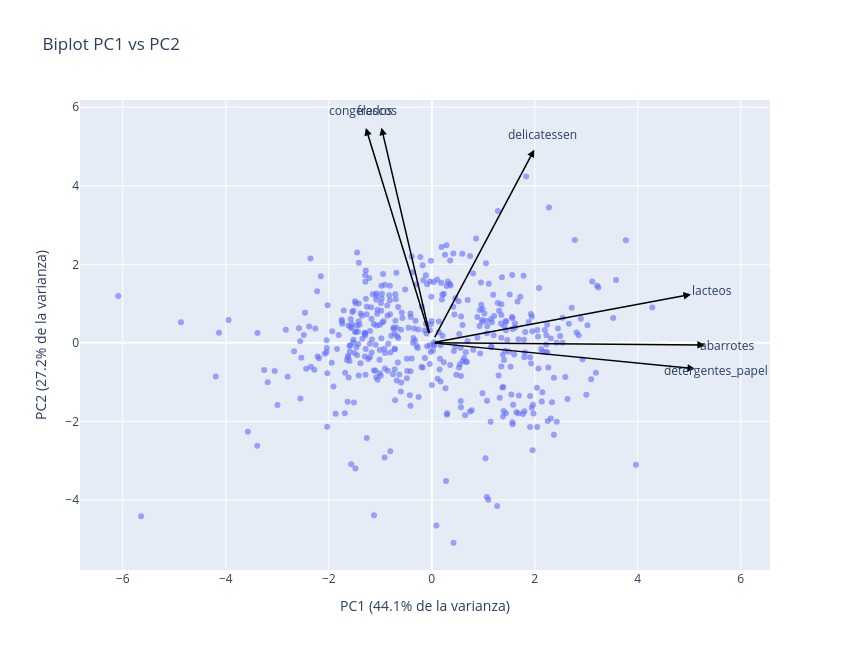

Notebook code cell kept with this figure:
### Markdown cell above
✍️ **¿Qué observas?** Completa la tabla con las variables que más pesan en cada componente y ponle un nombre de negocio a cada eje.

| Componente | Variables con más peso | Nombre de negocio |
|---|---|---|
| PC1 | ______ | ______ |
| PC2 | ______ | ______ |

RELLENAR CON TUS COMENTARIOS

### Code cell
# 1. pca_final = PCA(n_components=<los componentes que elegiste>)
# 2. X_pcs = pca_final.fit_transform(X_log)
# 3. df_pcs = pd.DataFrame(X_pcs, columns=[f'PC{i + 1}' for i in range(X_pcs.shape[1])], index=df.index)
# 4. Grafica con plot_biplot(X_pcs, pca_final, gasto)   (dibuja PC1 contra PC2)
# ✍️ Tu código aquí
n_componentes = int(
    np.argmax(np.cumsum(pca_log.explained_variance_ratio_) >= 0.80) + 1
)

pca_final = PCA(n_components=n_componentes)
X_pcs = pca_final.fit_transform(X_log)

df_pcs = pd.DataFrame(
    X_pcs,
    columns=[f'PC{i + 1}' for i in range(X_pcs.shape[1])],
    index=df.index
)

print('Componentes elegidos:', n_componentes)
plot_biplot(X_pcs, pca_final, gasto)

### Figure 1 — Plotly figure (JSON) as saved in the notebook; plotly's stock layout.template omitted (floating-point values rounded to 4 significant figures; data arrays with more than 128 entries replaced by an {"elided": "..."} marker saying what was removed)
{"data": [{"hovertemplate": "PC1=%{x}<br>PC2=%{y}<extra></extra>", "legendgroup": "", "marker": {"color": "#636efa", "opacity": 0.6, "symbol": "circle"}, "mode": "markers", "name": "", "orientation": "v", "showlegend": false, "type": "scatter", "x": {"elided": "440 float values"}, "xaxis": "x", "y": {"elided": "440 float values"}, "yaxis": "y"}], "layout": {"annotations": [{"arrowcolor": "black", "arrowhead": 2, "arrowwidth": 1.5, "ax": 0, "axref": "x", "ay": 0, "ayref": "y", "showarrow": true, "x": -0.9767, "xref": "x", "y": 5.478, "yref": "y"}, {"font": {"size": 12}, "showarrow": false, "text": "frescos", "x": -1.055, "y": 5.917}, {"arrowcolor": "black", "arrowhead": 2, "arrowwidth": 1.5, "ax": 0, "axref": "x", "ay": 0, "ayref": "y", "showarrow": true, "x": 5.033, "xref": "x", "y": 1.233, "yref": "y"}, {"font": {"size": 12}, "showarrow": false, "text": "lacteos", "x": 5.435, "y": 1.332}, {"arrowcolor": "black", "arrowhead": 2, "arrowwidth": 1.5, "ax": 0, "axref": "x", "ay": 0, "ayref": "y", "showarrow": true, "x": 5.303, "xref": "x", "y": -0.05337, "yref": "y"}, {"font": {"size": 12}, "showarrow": false, "text": "abarrotes", "x": 5.727, "y": -0.05764}, {"arrowcolor": "black", "arrowhead": 2, "arrowwidth": 1.5, "ax": 0, "axref": "x", "ay": 0, "ayref": "y", "showarrow": true, "x": -1.28, "xref": "x", "y": 5.473, "yref": "y"}, {"font": {"size": 12}, "showarrow": false, "text": "congelados", "x": -1.382, "y": 5.911}, {"arrowcolor": "black", "arrowhead": 2, "arrowwidth": 1.5, "ax": 0, "axref": "x", "ay": 0, "ayref": "y", "showarrow": true, "x": 5.11, "xref": "x", "y": -0.6572, "yref": "y"}, {"font": {"size": 12}, "showarrow": false, "text": "detergentes_papel", "x": 5.519, "y": -0.7098}, {"arrowcolor": "black", "arrowhead": 2, "arrowwidth": 1.5, "ax": 0, "axref": "x", "ay": 0, "ayref": "y", "showarrow": true, "x": 1.99, "xref": "x", "y": 4.918, "yref": "y"}, {"font": {"size": 12}, "showarrow": false, "text": "delicatessen", "x": 2.149, "y": 5.312}], "height": 650, "legend": {"tracegroupgap": 0}, "title": {"text": "Biplot PC1 vs PC2"}, "width": 850, "xaxis": {"anchor": "y", "domain": [0, 1], "title": {"text": "PC1 (44.1% de la varianza)"}}, "yaxis": {"anchor": "x", "domain": [0, 1], "title": {"text": "PC2 (27.2% de la varianza)"}}}}
